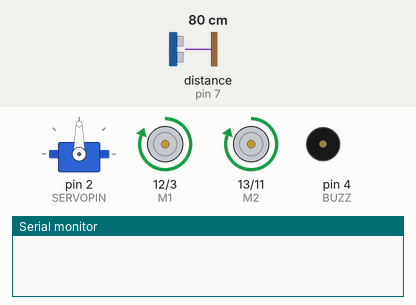
Bench run of a sketch on a simulated Arduino Nano, built with avr-gcc and run on an emulated ATmega328P. On the bench: servo, direction and speed pins drawn as motors (green arrow = direction pin HIGH = forward, orange = LOW = backward, longer = more drive), buzzer (waves = sounding), the last lines printed to the serial monitor. Wiring (inferred from the names in the program): ultrasonic range finder: trigger pin 6; echo pin 7. The inputs (shaded band) are chosen by the test bench; at power-on: distance to the obstacle (sensor on pin 7) 80 cm. The echo pulse lasts 58.3 µs per cm.

Above: at 1.2 s.
1.3 s: distance to the obstacle (sensor on pin 7) set to 34 cm
2.8 s: distance to the obstacle (sensor on pin 7) set to 26 cm
At 3.7 s:
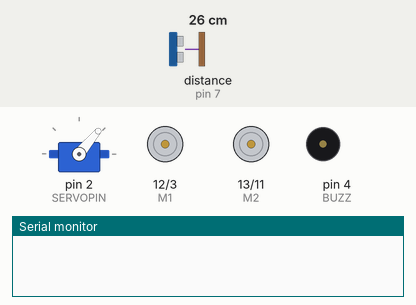
5.8 s: distance to the obstacle (sensor on pin 7) set to 35 cm
At 6.93 s:
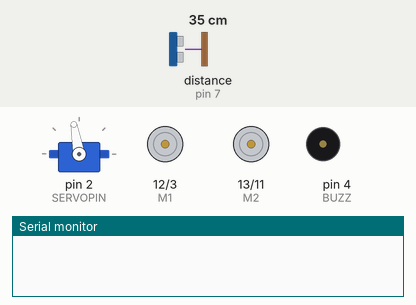
8.6 s: distance to the obstacle (sensor on pin 7) set to 2 cm
At 9.5 s:
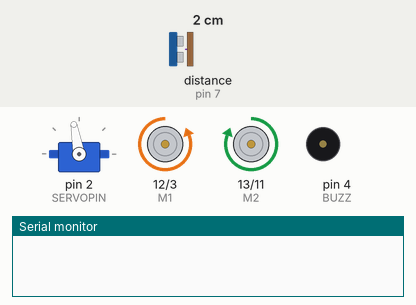
11.6 s: distance to the obstacle (sensor on pin 7) set to 8 cm
14.6 s: distance to the obstacle (sensor on pin 7) set to 13 cm
At 17.2 s:
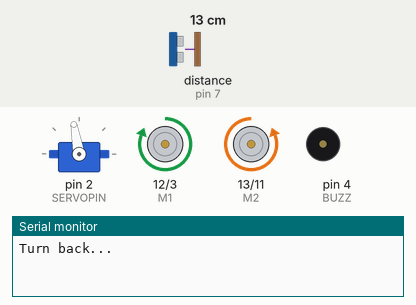
Timing chart, 0 to 18.6 s (numbered marks = the images above; inputs shaded):
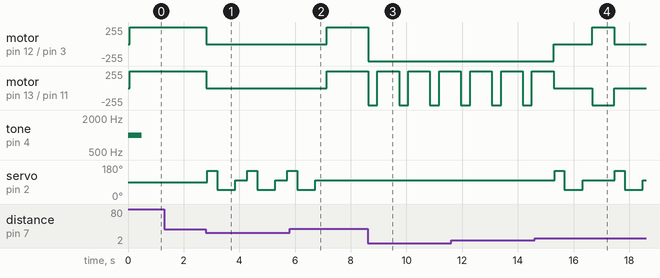

Measured:
- the behaviour switches between 31 and 30 cm on distance to the obstacle (sensor on pin 7) (found by bisection; images 0 and 1)
- the behaviour switches between 10 and 11 cm on distance to the obstacle (sensor on pin 7) (found by bisection; images 3 and 4)
- after the input at 1.3 s, every drawn part: stays the same
- after the input at 2.8 s, motor on pin 12 (M1) / pin 3 (E1), motor on pin 13 (M2) / pin 11 (E2): forward 255/255 → stopped at once; servo on pin 2 (SERVOPIN): 90° → 150° after 0.05 s, → 50° 0.35 s later, → 100° 0.65 s later, → 150° 0.43 s later, … (7 changes in this stretch)
- after the input at 5.8 s, motor on pin 12 (M1) / pin 3 (E1): stopped → forward 255/255 after 1.3 s instead of 2.7 s; motor on pin 13 (M2) / pin 11 (E2): stopped → forward 255/255 after 1.3 s; servo on pin 2 (SERVOPIN): goes on until 6.7 s, then stays 100°
- after the input at 8.6 s, motor on pin 12 (M1) / pin 3 (E1): forward 255/255 → backward 255/255 at once; motor on pin 13 (M2) / pin 11 (E2): alternates forward 255/255 for 0.78 s and backward 255/255 for 0.33 s, starting at once
- after the input at 14.6 s, motor on pin 12 (M1) / pin 3 (E1): backward 255/255 → stopped after 0.69 s, → forward 255/255 1.4 s later, → stopped 0.78 s later; servo on pin 2 (SERVOPIN): 100° → 150° after 0.72 s, → 50° 0.35 s later, → 100° 0.65 s later, → 150° 1.2 s later, … (6 changes in this stretch)

The sketch:

Nano-l298p-sr04-servo.ino
```cpp
#include <Servo.h>

// setup servo
#define SERVORIGHT   50
#define SERVOCENTRE  100
#define SERVOLEFT    150
#define SERVOPIN     2

#define TRIGPIN      6
#define ECHOPIN      7
#define BUZZ         4
Servo servo;
int E1 = 3;
int M1 = 12;
int E2 = 11;
int M2 = 13;

int value=255;
char command;

void Stop()
{
    analogWrite (E1, 0);
    analogWrite (E2, 0);
    delay (30);
}

void forward()
{
    digitalWrite (M1, HIGH);
    digitalWrite (M2, HIGH);
    analogWrite (E1, value);
    analogWrite (E2, value);
    delay (30);
}

void backward()
{
    digitalWrite (M1, LOW);
    digitalWrite (M2, LOW);
    analogWrite (E1, value);
    analogWrite (E2, value);
    delay (30);
}

void left()
{
    digitalWrite (M1, LOW);
    digitalWrite (M2, HIGH);
    analogWrite (E1, value);
    analogWrite (E2, value);
    delay (30);
}

void right()
{
    digitalWrite (M1, HIGH);
    digitalWrite (M2, LOW);
    analogWrite (E1, value);
    analogWrite (E2, value);
    delay (30);
}

int stopCount = 0;

int ping()
{
    // pause for 50ms between scans
    delay(50);

    // send ping
    digitalWrite(TRIGPIN, LOW);
    delayMicroseconds(2);
    digitalWrite(TRIGPIN, HIGH);
    delayMicroseconds(10);
    digitalWrite(TRIGPIN, LOW);

    // read echo
    long duration = pulseIn(ECHOPIN, HIGH);

    // convert distance to cm
    unsigned int centimetres = int(duration / 2 / 29.1);

    return centimetres;
}

char scan()
{
    // ping times in microseconds
    unsigned int left_scan, centre_scan, right_scan;
    char choice;

    // scan left
    servo.write(SERVOLEFT);
    delay(300);
    left_scan = ping();

    // scan right
    servo.write(SERVORIGHT);
    delay(600);
    right_scan = ping();

    // scan straight ahead
    servo.write(SERVOCENTRE);
    delay(300);
    centre_scan = ping();

    if (left_scan>right_scan && left_scan>centre_scan)
    {
        choice = 'l';
    }
    else if (right_scan>left_scan && right_scan>centre_scan)
    {
        choice = 'r';
    }
    else {
      choice = 'c';
    }

    return choice;
}

void setup (){
tone(BUZZ, 500, 500);
tone(BUZZ, 1000, 500);
pinMode (M1, OUTPUT);
pinMode (M2, OUTPUT);

Serial.begin(9600); //Set the baud rate to your Bluetooth module.
servo.attach(SERVOPIN);
// set the trig pin to output (send sound waves)
pinMode(TRIGPIN, OUTPUT);

// set the echo pin to input (receive sound waves)
pinMode(ECHOPIN, INPUT);
}
void loop (){
// get distance from obstacle straight ahead
unsigned int distance = ping();
if (distance < 30 && distance > 0)
    {
        if (distance < 10)
        {
            // turn around
            backward();
            delay(300);
            left();
            delay(700);
        }
        else
        {
            // stop both motors
            Stop();

            // scan for obstacles
            char turn_direction = scan();

            // turn left/right or ignore and go straight
            if (turn_direction == 'l')
            {
                left();
                delay(500);
            }
            else if (turn_direction == 'r')
            {
                right();
                delay(500);
            }
            else if (turn_direction == 'c')
            {
              stopCount++;
              if(stopCount > 3){
                stopCount = 0;
                Serial.println("Turn back...");
                right();
                delay(700);
              }

            }
        }
    }
    else
    {
        // no obstacle, keep going forward
       forward();
    }
}
```
